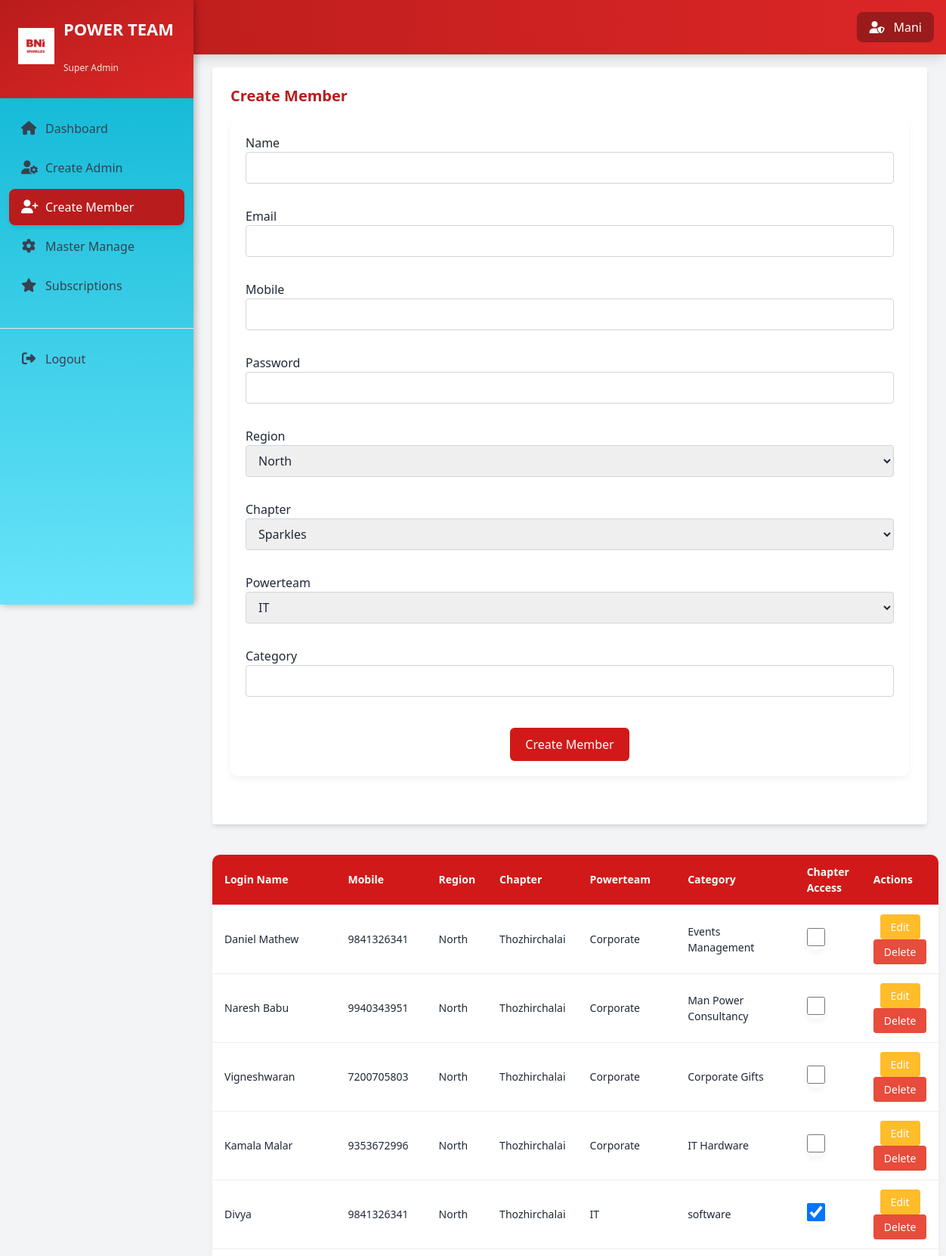
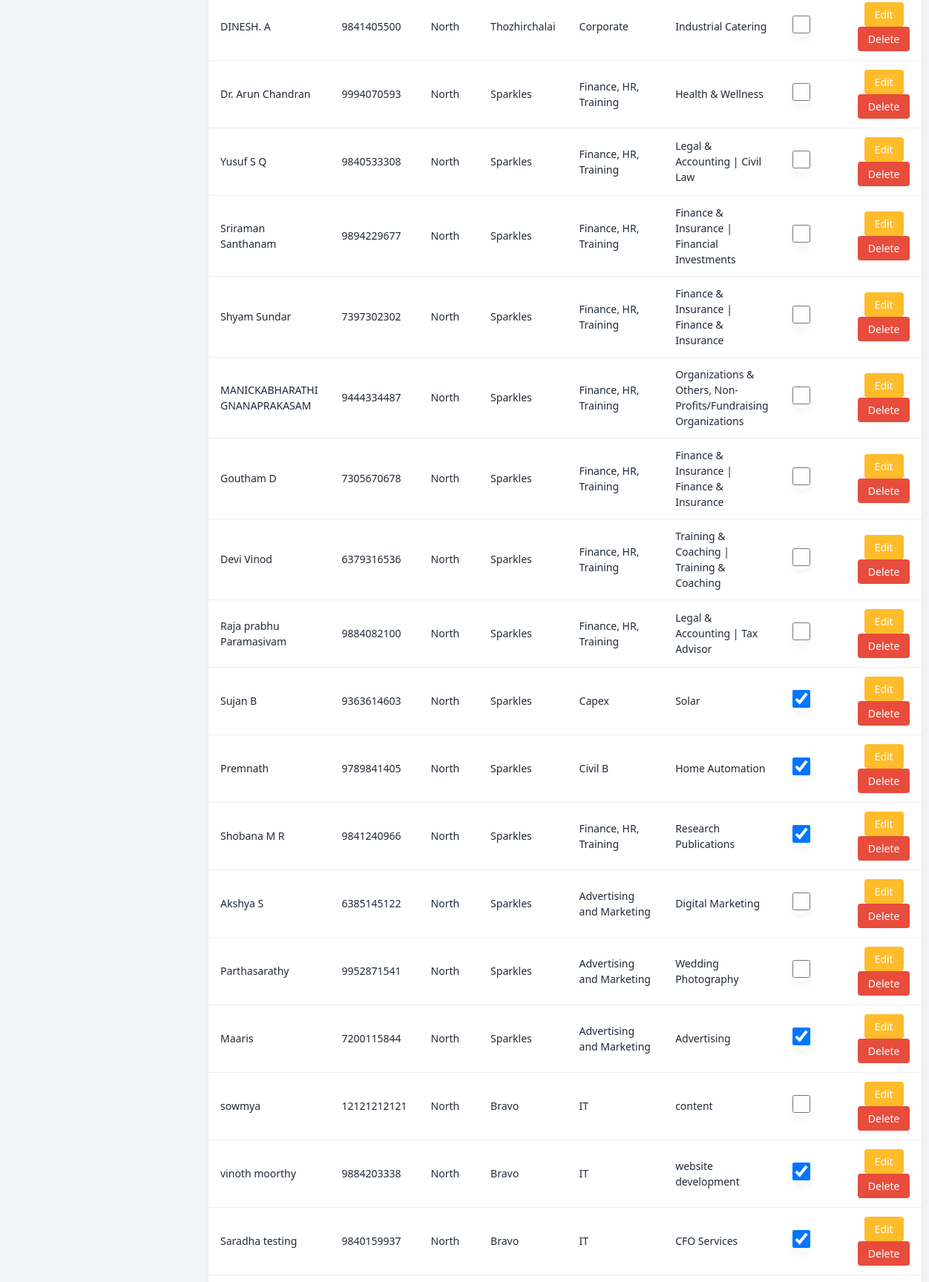
/super_admin/create_member.php (signed in, upper part), run on the app's committed database (2 pictures, top to bottom).
### tables this page shows
CREATE TABLE `members` (
  `id` int(11) NOT NULL,
  `name` varchar(100) NOT NULL,
  `region` varchar(100) DEFAULT NULL,
  `powerteam` varchar(100) DEFAULT NULL,
  `category` varchar(100) DEFAULT NULL,
  `email` varchar(100) DEFAULT NULL,
  `mobile` varchar(20) DEFAULT NULL,
  `chapter` varchar(100) DEFAULT NULL,
  `chapter_access` tinyint(1) NOT NULL DEFAULT 0,
  `password` varchar(255) NOT NULL,
  `status` int(11) NOT NULL DEFAULT 1,
  `sub_date` date NOT NULL DEFAULT current_timestamp()
);

### super_admin/create_member.php (the view, shortened to what this page needs)
<?php
include '../config.php';
$regions = $conn->query("SELECT id, rvalue FROM region")->fetchAll();
$chapters = $conn->query("SELECT id, svalue FROM chapters")->fetchAll();
$powerteams = $conn->query("SELECT id, pvalue FROM powerteam")->fetchAll();
$region_map = [];
foreach ($regions as $row) {
    $region_map[$row['id']] = $row['rvalue'];
}
$chapter_map = [];
foreach ($chapters as $row) {
    $chapter_map[$row['id']] = $row['svalue'];
}
$powerteam_map = [];
foreach ($powerteams as $row) {
    $powerteam_map[$row['id']] = $row['pvalue'];
}
$members_result = $conn->query("SELECT * FROM members ORDER BY id DESC")->fetchAll();
$editing = false;
$edit_member = [
    'id' => '',
    'name' => '',
    'email' => '',
    'mobile' => '',
    'category' => '',
    'region' => '',
    'chapter' => '',
    'powerteam' => ''
];
?>
<!DOCTYPE html>
<html lang="en">
<head>
    <link rel="stylesheet" href="./css/sidebar.css">
    <link rel="stylesheet" href="./css/create_admin.css">
</head>
<body class="bg-gray-100 text-gray-800 font-sans">
    <?php include './partials/header.php'; ?>
    <main>
        <div class="max-w-5xl mx-auto space-y-10">
            <div class="bg-white p-6 rounded shadow-md">
                <h2 class="text-xl font-semibold mb-4 text-red-700"><?= $editing ? 'Edit Member' : 'Create Member' ?></h2>
                <form method="POST" action="" class="space-y-4">
                    <div>
                        <label class="block font-medium">Name</label>
                        <input type="text" name="<?= $editing ? 'edit_name' : 'name' ?>" value="<?= htmlspecialchars($edit_member['name']) ?>" class="w-full border border-gray-300 rounded px-3 py-2" required />
                    </div>
                    <div>
                        <label class="block font-medium">Email</label>
                        <input type="email" name="<?= $editing ? 'edit_email' : 'email' ?>" value="<?= htmlspecialchars($edit_member['email']) ?>" class="w-full border border-gray-300 rounded px-3 py-2" required />
                    </div>
                    <div>
                        <label class="block font-medium">Mobile</label>
                        <input type="text" name="<?= $editing ? 'edit_mobile' : 'mobile' ?>" value="<?= htmlspecialchars($edit_member['mobile']) ?>" class="w-full border border-gray-300 rounded px-3 py-2" required />
                    </div>
                    <?php if (!$editing): ?>
                        <div>
                            <label class="block font-medium">Password</label>
                            <input type="password" name="password" class="w-full border border-gray-300 rounded px-3 py-2" required />
                        </div>
                    <?php endif; ?>
                    <div>
                        <label class="block font-medium">Region</label>
                        <select name="<?= $editing ? 'edit_region' : 'region' ?>" class="w-full border border-gray-300 rounded px-3 py-2" required>
                            <?php foreach ($regions as $r): ?>
                                <option value="<?= $r['id'] ?>" <?= $edit_member['region'] == $r['id'] ? 'selected' : '' ?>><?= $r['rvalue'] ?></option>
                            <?php endforeach; ?>
                        </select>
                    </div>
                    <div>
                        <label class="block font-medium">Chapter</label>
                        <select name="<?= $editing ? 'edit_chapter' : 'chapter' ?>" class="w-full border border-gray-300 rounded px-3 py-2" required>
                            <?php foreach ($chapters as $c): ?>
                                <option value="<?= $c['id'] ?>" <?= $edit_member['chapter'] == $c['id'] ? 'selected' : '' ?>><?= $c['svalue'] ?></option>
                            <?php endforeach; ?>
                        </select>
                    </div>
                    <div>
                        <label class="block font-medium">Powerteam</label>
                        <select name="<?= $editing ? 'edit_powerteam' : 'powerteam' ?>" class="w-full border border-gray-300 rounded px-3 py-2" required>
                            <?php foreach ($powerteams as $p): ?>
                                <option value="<?= $p['id'] ?>" <?= $edit_member['powerteam'] == $p['id'] ? 'selected' : '' ?>><?= $p['pvalue'] ?></option>
                            <?php endforeach; ?>
                        </select>
                    </div>
                    <div>
                        <label class="block font-medium">Category</label>
                        <input type="text" name="<?= $editing ? 'edit_category' : 'category' ?>" value="<?= htmlspecialchars($edit_member['category']) ?>" class="w-full border border-gray-300 rounded px-3 py-2" required />
                    </div>
                    <div class="flex items-center gap-4" style="display: flex; justify-content: center; margin-top: 3%;">
                        <button type="submit" name="<?= $editing ? 'update_member' : 'create_member' ?>" class="bg-red-600 text-white px-6 py-2 rounded hover:bg-red-700 transition">
                            <?= $editing ? 'Update Member' : 'Create Member' ?>
                        </button>
                    </div>
                </form>
            </div>
            <table>
                <thead>
                    <tr>
                        <th>Login Name</th>
                        <th>Mobile</th>
                        <th>Region</th>
                        <th>Chapter</th>
                        <th>Powerteam</th>
                        <th>Category</th>
                        <th>Chapter Access</th>
                        <th>Actions</th>
                    </tr>
                </thead>
                <tbody>
                    <?php foreach ($members_result as $member): ?>
                        <tr>
                            <td><?= htmlspecialchars($member['name']) ?></td>
                            <td><?= htmlspecialchars($member['mobile'] ?? '--') ?></td>
                            <td><?= htmlspecialchars($region_map[$member['region']] ?? $member['region']) ?></td>
                            <td><?= htmlspecialchars($chapter_map[$member['chapter']] ?? $member['chapter']) ?></td>
                            <td><?= htmlspecialchars($powerteam_map[$member['powerteam']] ?? $member['powerteam']) ?></td>
                            <td><?= htmlspecialchars($member['category'] ?? '--') ?></td>
                            <td class="">
                                <form method="POST" action="" class="inline-block p-0 m-0 bg-[transparent]" style="background-color: transparent;">
                                    <input type="checkbox" id="toggle-<?= htmlspecialchars($member['id']) ?>" name="chapter_access" value="1" onchange="this.form.submit()" class="h-6 w-6 bg-transparent" <?= !empty($member['chapter_access']) ? 'checked' : '' ?>>
                                </form>
                            </td>
                            <td class="actions">
                                <a href="?edit_id=<?= $member['id'] ?>">
                                    <button class="edit bg-red-500 text-white px-3 py-1 rounded hover:bg-red-600">Edit</button>
                                </a>
                                <form method="POST" action="" style="display:inline;">
                                    <button class="delete bg-red-500 text-white px-3 py-1 rounded hover:bg-red-600" type="submit" onclick="return confirm('Are you sure?')">Delete</button>
                                </form>
                            </td>
                        </tr>
                    <?php endforeach; ?>
                </tbody>
            </table>
        </div>
    </main>
    <script src="https://cdn.tailwindcss.com"></script>
</body>
</html>

### super_admin/css/sidebar.css (style rules this page uses)
body { margin: 0; font-family: "Segoe UI", Tahoma, Geneva, Verdana, sans-serif; background: #f8f9fa; color: #333; overflow-x: hidden; }
main { padding: 25px; transition: margin-left 0.3s ease; }

### super_admin/css/create_admin.css (style rules this page uses)
main h2 { margin-bottom: 20px; color: #333; font-size: 24px; }
form { background: #fff; padding: 20px; border-radius: 10px; box-shadow: 0 4px 10px rgba(0, 0, 0, 0.05); margin-bottom: 40px; display: flex; flex-direction: column; gap: 15px; }
button[type="submit"] { align-self: flex-start; padding: 10px 20px; background-color: #d21919; color: white; border: none; border-radius: 6px; cursor: pointer; font-weight: 500; transition: background-color 0.3s; }
table { width: 100%; border-collapse: collapse; background: #fff; box-shadow: 0 4px 10px rgba(0, 0, 0, 0.05); border-radius: 10px; overflow: hidden; }
table thead { background-color: #d21919; color: white; }
table th, table td { text-align: left; padding: 12px 16px; font-size: 14px; border-bottom: 1px solid #eee; }
.actions { text-align: center; vertical-align: middle; }
.actions form { height: fit-content; width: fit-content; background-color: transparent; margin: 0 !important; padding: 0 !important; }
.actions button { padding: 6px 14px; border: none; border-radius: 4px; cursor: pointer; font-size: 14px; transition: background-color 0.3s ease, color 0.3s ease; }
.actions .edit { background-color: #ffbc2b; color: white; }
.actions .delete { background-color: #e74c3c; color: white; }

### data on the page
members: name "Daniel Mathew", mobile "9841326341", region "North", chapter "Thozhirchalai", powerteam "Corporate", category "Events Management"
members: name "Naresh Babu", mobile "9940343951", region "North", chapter "Thozhirchalai", powerteam "Corporate", category "Man Power Consultancy"
members: name "Vigneshwaran", mobile "7200705803", region "North", chapter "Thozhirchalai", powerteam "Corporate", category "Corporate Gifts"
members: name "Kamala Malar", mobile "9353672996", region "North", chapter "Thozhirchalai", powerteam "Corporate", category "IT Hardware"
members: name "Divya", mobile "9841326341", region "North", chapter "Thozhirchalai", powerteam "IT", category "software", chapter_access "☑"
members: name "DINESH. A", mobile "9841405500", region "North", chapter "Thozhirchalai", powerteam "Corporate", category "Industrial Catering"
members: name "Dr. Arun Chandran", mobile "9994070593", region "North", chapter "Sparkles", powerteam "Finance, HR, Training", category "Health & Wellness"
members: name "Yusuf S Q", mobile "9840533308", region "North", chapter "Sparkles", powerteam "Finance, HR, Training", category "Legal & Accounting | Civil Law"
members: name "Sriraman Santhanam", mobile "9894229677", region "North", chapter "Sparkles", powerteam "Finance, HR, Training", category "Finance & Insurance | Financial Investments"
members: name "Shyam Sundar", mobile "7397302302", region "North", chapter "Sparkles", powerteam "Finance, HR, Training", category "Finance & Insurance | Finance & Insurance"
members: name "MANICKABHARATHI GNANAPRAKASAM", mobile "9444334487", region "North", chapter "Sparkles", powerteam "Finance, HR, Training", category "Organizations & Others, Non-Profits/Fundraising Organizations"
members: name "Goutham D", mobile "7305670678", region "North", chapter "Sparkles", powerteam "Finance, HR, Training", category "Finance & Insurance | Finance & Insurance"
members: name "Devi Vinod", mobile "6379316536", region "North", chapter "Sparkles", powerteam "Finance, HR, Training", category "Training & Coaching | Training & Coaching"
members: name "Raja prabhu Paramasivam", mobile "9884082100", region "North", chapter "Sparkles", powerteam "Finance, HR, Training", category "Legal & Accounting | Tax Advisor"
members: name "Sujan B", mobile "9363614603", region "North", chapter "Sparkles", powerteam "Capex", category "Solar", chapter_access "☑"
members: name "Premnath", mobile "9789841405", region "North", chapter "Sparkles", powerteam "Civil B", category "Home Automation", chapter_access "☑"
members: name "Shobana M R", mobile "9841240966", region "North", chapter "Sparkles", powerteam "Finance, HR, Training", category "Research Publications", chapter_access "☑"
members: name "Akshya S", mobile "6385145122", region "North", chapter "Sparkles", powerteam "Advertising and Marketing", category "Digital Marketing"
members: name "Parthasarathy", mobile "9952871541", region "North", chapter "Sparkles", powerteam "Advertising and Marketing", category "Wedding Photography"
members: name "Maaris", mobile "7200115844", region "North", chapter "Sparkles", powerteam "Advertising and Marketing", category "Advertising", chapter_access "☑"
members: name "sowmya", mobile "12121212121", region "North", chapter "Bravo", powerteam "IT", category "content"
members: name "vinoth moorthy", mobile "9884203338", region "North", chapter "Bravo", powerteam "IT", category "website development", chapter_access "☑"
members: name "Saradha testing", mobile "9840159937", region "North", chapter "Bravo", powerteam "IT", category "CFO Services", chapter_access "☑"

### other printed values
$_SESSION['username'] "Mani"
form field region "North"
form field chapter "Sparkles"
form field powerteam "IT"
